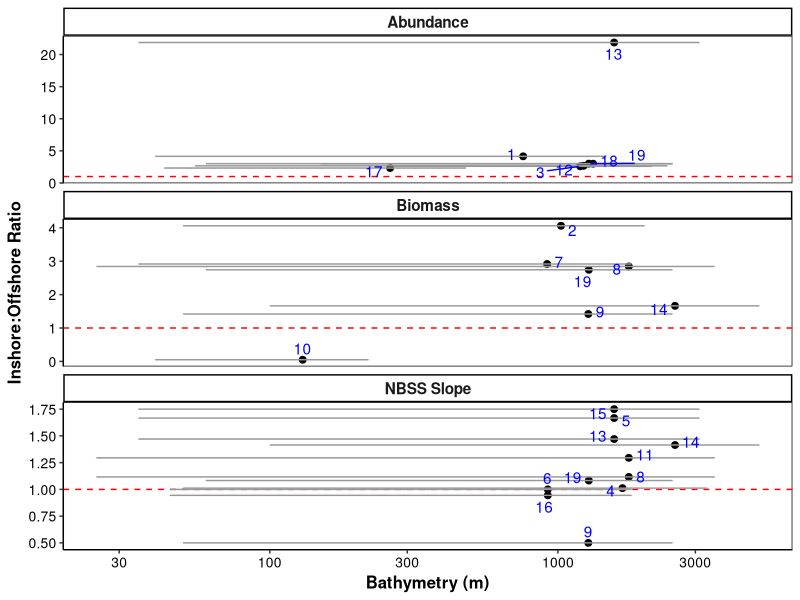
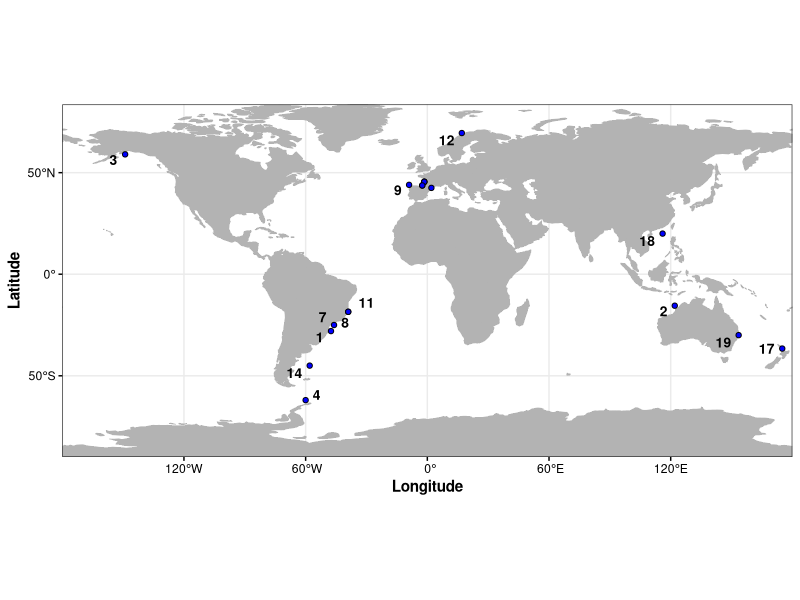
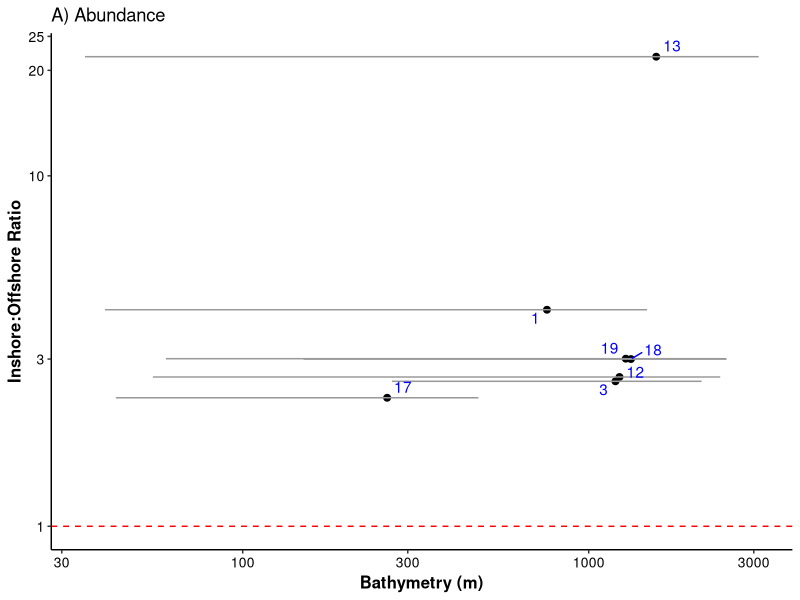
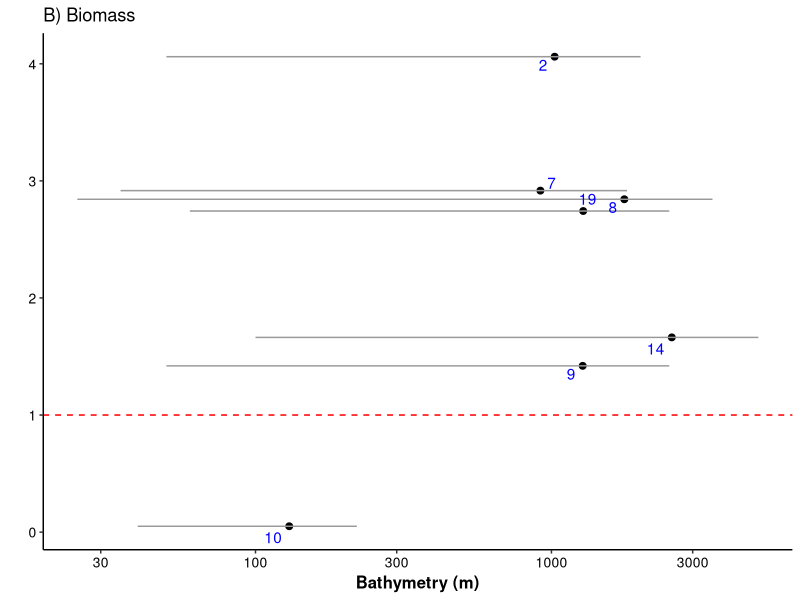
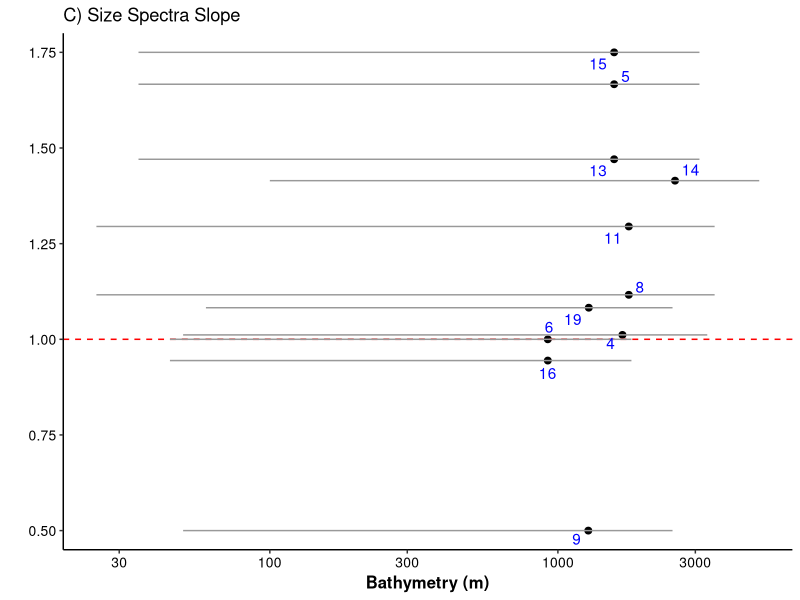
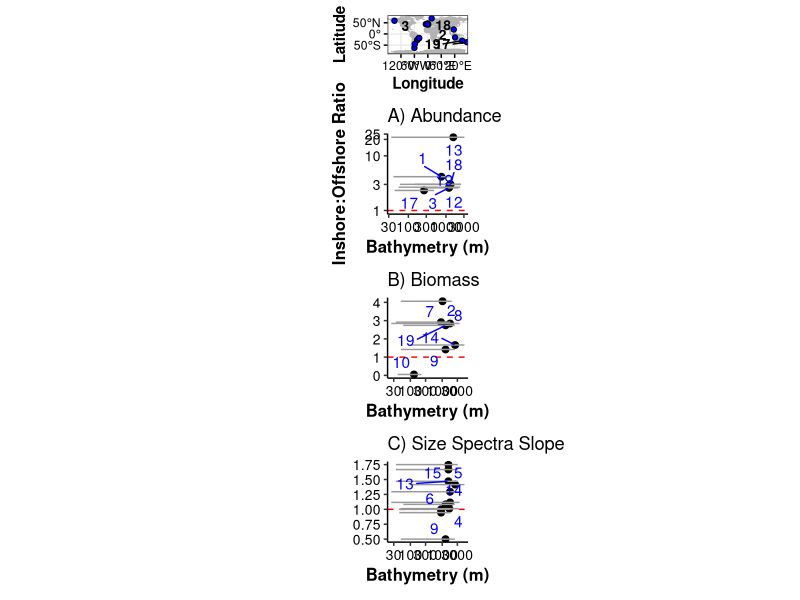
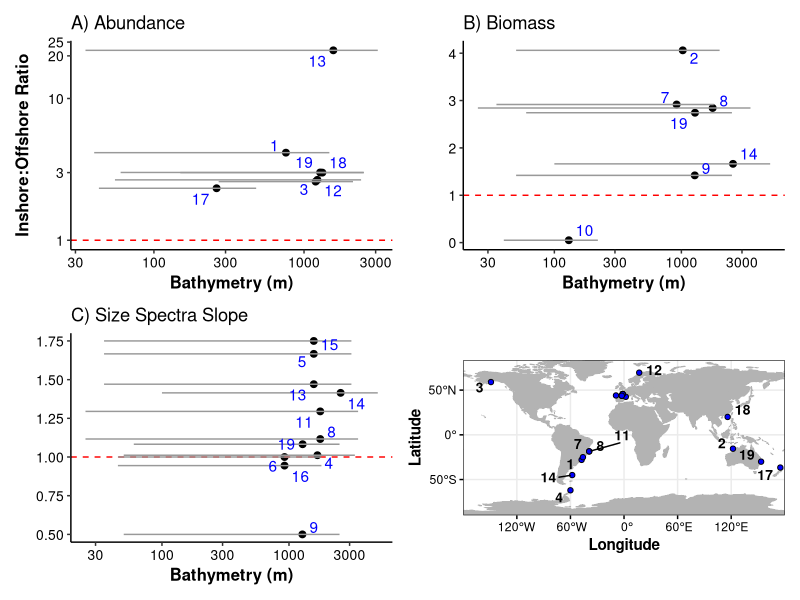
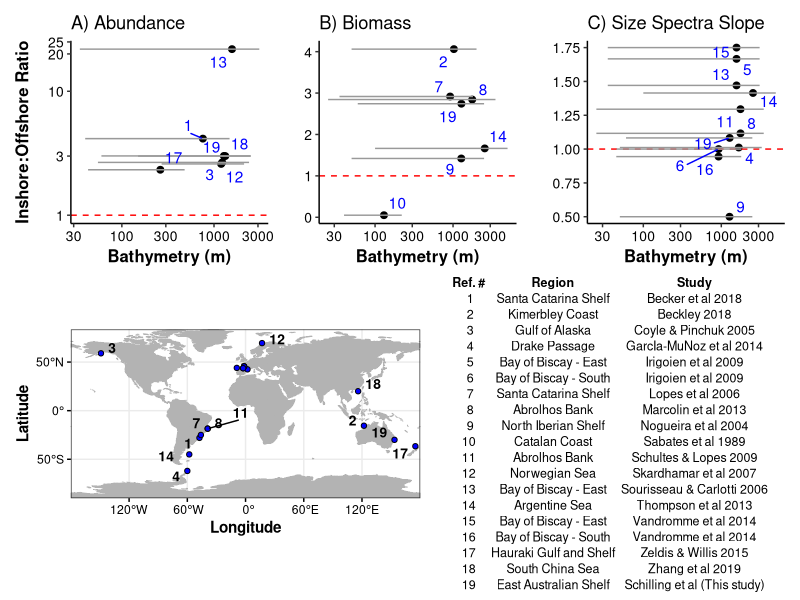

The R script that drew these images, in order:
# Multi-study plots

library(tidyverse)
library(ggrepel)

mydata <- read_csv("Data/Mulistudy plot data.csv")
head(mydata)
mydata$extra <- 1

# The palette:
cbPalette <- c('#a6cee3','#1f78b4','#b2df8a','#33a02c','#fb9a99','#e31a1c','#fdbf6f','#ff7f00','#cab2d6')
cbPalette2 <- c('#e41a1c','#377eb8','#4daf4a','#984ea3','#ff7f00','#ffff33','#a65628','#f781bf','#999999')


set.seed(1)

p1 <- ggplot(mydata, aes(y = Ratio, x = Bathy, label = `Reference Number`)) + geom_point(size = 2) +
  facet_wrap(~Parameter, scales = "free_y", ncol = 1) + theme_classic() + geom_hline(yintercept = 1, col= "red", lty=2) +
  ylab("Inshore:Offshore Ratio") + geom_errorbarh(aes(xmin=Inhore_Bath, xmax=Offshore_Bathy), col = "grey60")+
  scale_x_log10()+ xlab("Bathymetry (m)") + geom_text_repel(col="blue")+
  #scale_color_manual(values=cbPalette) +
  theme(axis.title = element_text(face = "bold", size = 12),
        axis.text = element_text(colour = "black", size = 10),
        strip.text = element_text(face = "bold", size = 11),
        legend.title = element_text(face = "bold", size = 11),
        panel.background = element_rect(fill = NA, color = "black"))
p1

#ggsave("../Plots/Multistudy plot.png", dpi = 600, height = 12, width = 12, units = "cm")


# World map

library("rnaturalearth")
library("rnaturalearthdata")


world <- ne_countries(scale = "small", returnclass = "sf")
class(world)

# 1 row per study
mydata2 <- mydata %>% distinct(`Reference Number`, .keep_all = TRUE)

P_map <- ggplot() +
  geom_sf(data = world, col="grey70", fill = "grey70") +
  geom_point(data = mydata2, aes(x = Longitude, y = Latitude), size = 1.5, 
             shape = 21, fill = "blue") +
  geom_text_repel(data = mydata2, aes(x = Longitude, y = Latitude, label = `Reference Number`),col="black", size =3.5, fontface = "bold") +
  theme_bw() +
  scale_x_continuous(expand=c(0,0)) + scale_y_continuous(expand=c(0,0)) +
  theme(axis.text = element_text(colour="black"),
        axis.title = element_text(face="bold"),
        axis.ticks = element_line(colour="black"))
  

P_map

#ggsave("world map test.png", dpi = 600, units = "cm", height = 12.8, width = 21)


# Abundance only plot

mydata_a <- mydata %>% filter(Parameter == "Abundance")

pA <- ggplot(mydata_a, aes(y = Ratio, x = Bathy, label = `Reference Number`)) + geom_point(size = 2) +
  theme_classic() + geom_hline(yintercept = 1, col= "red", lty=2) +
  ylab("Inshore:Offshore Ratio") + geom_errorbarh(aes(xmin=Inhore_Bath, xmax=Offshore_Bathy), col = "grey60",height=0)+
  scale_x_log10()+ xlab("Bathymetry (m)") + geom_text_repel(col="blue")+
  scale_y_log10(breaks = c(1,3,10,20, 25))+
  #scale_color_manual(values=cbPalette) +
  theme(axis.title = element_text(face = "bold", size = 12),
        axis.text = element_text(colour = "black", size = 10)) +
  ggtitle('A) Abundance')
pA

# Biomass only plot

mydata_b <- mydata %>% filter(Parameter == "Biomass")

pB <- ggplot(mydata_b, aes(y = Ratio, x = Bathy, label = `Reference Number`)) + geom_point(size = 2) +
  theme_classic() + geom_hline(yintercept = 1, col= "red", lty=2) +
  ylab("") + geom_errorbarh(aes(xmin=Inhore_Bath, xmax=Offshore_Bathy), col = "grey60",height=0)+
  scale_x_log10()+ xlab("Bathymetry (m)") + geom_text_repel(col="blue")+
  #scale_color_manual(values=cbPalette) +
  theme(axis.title = element_text(face = "bold", size = 12),
        axis.text = element_text(colour = "black", size = 10))+
  ggtitle('B) Biomass')
pB

# NBSS Slope only plot

mydata_s <- mydata %>% filter(Parameter == "NBSS Slope")

pC <- ggplot(mydata_s, aes(y = Ratio, x = Bathy, label = `Reference Number`)) + geom_point(size = 2) +
  theme_classic() + geom_hline(yintercept = 1, col= "red", lty=2) +
  ylab("") +
  geom_errorbarh(aes(xmin=Inhore_Bath, xmax=Offshore_Bathy), col = "grey60",height=0)+
  scale_x_log10()+ xlab("Bathymetry (m)") + geom_text_repel(col="blue")+
  scale_y_continuous(breaks=c(0.5,0.75, 1,1.25,1.5,1.75), limits = c(0.45,1.8), expand = c(0,0))+
  #scale_color_manual(values=cbPalette) +
  theme(axis.title = element_text(face = "bold", size = 12),
        axis.text.x = element_text(colour = "black", size = 10),
        axis.text.y = element_text(color = "black", size=10))+
  ggtitle('C) Size Spectra Slope')
pC


library(patchwork)
p_final <- P_map + pA + pB + pC + plot_layout(ncol = 1, guides = 'collect')
p_final

#ggsave("multiplot test.png", dpi = 600, units = "in", height = 10, width = 3.5)

p_final2 <-  pA + pB + pC + P_map + plot_layout(ncol = 2, widths = c(1, 1))
p_final2
#ggsave("multiplot test square.png", dpi = 600, units = "cm", height = 14.8, width = 21)


## Attempt to plot a table in ggplot
#library(gridExtra)

mydata3 <- mydata2 %>% select(`Reference Number`, Region, Study)
mydata3 <- mydata3 %>% distinct(`Reference Number`, .keep_all = TRUE)
mydata3 <- mydata3 %>% rename("Ref. #" = `Reference Number`)
mydata3

tt2 <- gridExtra::ttheme_minimal(base_size = 9, padding = unit(c(1.5,1.5),"mm"))


t_test <- (pA + pB + pC) / (P_map + gridExtra::tableGrob(mydata3, theme = tt2, rows = NULL)) + plot_layout(heights = c(0.69,1))
t_test
ggsave("Other prepublication stuff/plots/multiplot final.png", dpi = 600, units = "cm", height = 14.8, width = 21)
ggsave("Other prepublication stuff/plots/multiplot final.pdf", dpi = 600, units = "cm", height = 14.8, width = 21)
### Note two author names edited later to get correct symbol.
